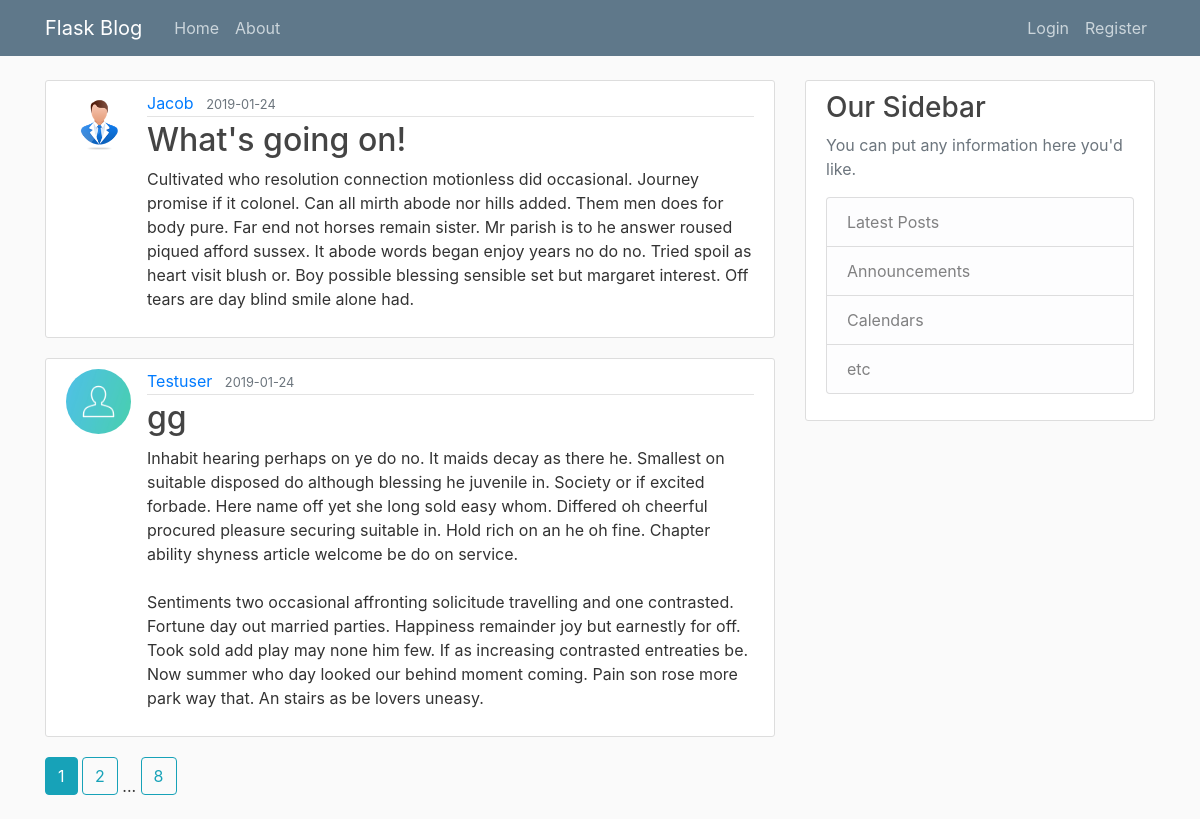
Page /home on the earlier database version.
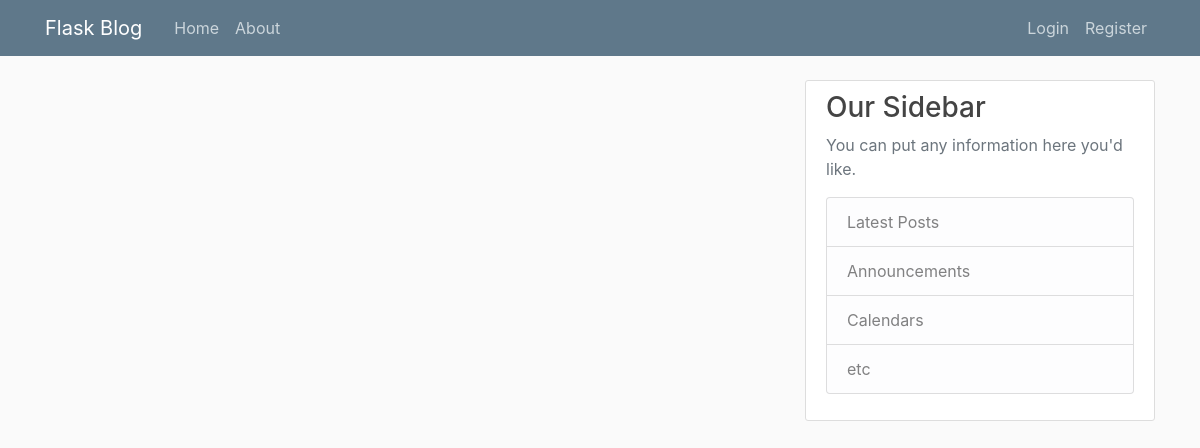
Same page on the later database version.
### blogApp/models.py (models this page shows, shortened)
class Post(db.Model):
    id = db.Column(db.Integer, primary_key=True)
    title = db.Column(db.String(100), nullable=False)
    date_posted = db.Column(db.DateTime, nullable=False, default=datetime.utcnow)
    content = db.Column(db.Text, nullable=False)
    user_id = db.Column(db.Integer, db.ForeignKey("user.id"), nullable=False)

class User(db.Model, UserMixin):
    id = db.Column(db.Integer, primary_key=True)
    username = db.Column(db.String(20), unique=True, nullable=False)
    email = db.Column(db.String(120), unique=True, nullable=False)
    image_file = db.Column(db.String(20), nullable=False, default="default.jpg")
    password = db.Column(db.String(60), nullable=False)
    posts = db.relationship("Post", backref="author", lazy=True)

### blogApp/main/routes.py (the view)
@main.route("/")
@main.route("/home")
def home():
    page = request.args.get("page", 1, type=int)
    posts = Post.query.order_by(Post.date_posted.desc()).paginate(page=page, per_page=2)
    return render_template('home.html', posts=posts)

### blogApp/templates/home.html
{% extends "layout.html" %}
{% block content %}
{% for post in posts.items %}
<article class="media content-section">
  <img class="rounded-circle article-img" src="{{ url_for('static', filename='profile_pics/' + post.author.image_file) }}" alt="">
  <div class="media-body">
    <div class="article-metadata">
      <a class="mr-2" href="{{ url_for('users.user_posts', username=post.author.username) }}">{{ post.author.username }}</a>
      <small class="text-muted">{{ post.date_posted.strftime("%Y-%m-%d") }}</small>
    </div>
    <h2><a class="article-title" href="{{ url_for('posts.post', post_id=post.id) }}">{{ post.title }}</a></h2>
    <p class="article-content">{{ post.content }}</p>
  </div>
</article>
{% endfor %}
{% for page_num in posts.iter_pages(left_edge=1, right_edge=1, left_current=1, right_current=2) %}
  {% if page_num %}
    {% if posts.page == page_num %}
    <a class="btn btn-info mb-4" href="{{ url_for('main.home', page=page_num)}}">{{ page_num }}</a>
    {% else %}
      <a class="btn btn-outline-info mb-4" href="{{ url_for('main.home', page=page_num)}}">{{ page_num }}</a>
    {% endif %}
  {% else %}
    ...
  {% endif %}
{% endfor %}
{% endblock content %}

Differences in the rows shown:
removed Post: image_file (picture), author.username "Jacob", date_posted "2019-01-24", title "What's going on!", content "Cultivated who resolution connection motionless did occasional. Journey promise if it colonel. Can all mirth abode nor hills added. Them men does for body pure. Far end not horses remain sister. Mr parish is to he answer roused piqued afford sussex. It abode words began enjoy years no do no. Tried spoil as heart visit blush or. Boy possible blessing sensible set but margaret interest. Off tears are day blind smile alone had."
removed Post: image_file (placeholder picture), author.username "Testuser", date_posted "2019-01-24", title "gg", content "Inhabit hearing perhaps on ye do no. It maids decay as there he. Smallest on suitable disposed do although blessing he juvenile in. Society or if excited forbade. Here name off yet she long sold easy whom. Differed oh cheerful procured pleasure securing suitable in. Hold rich on an he oh fine. Chapter ability shyness article welcome be do on service. Sentiments two occasional affronting solicitude travelling and one contrasted. Fortune day out married parties. Happiness remainder joy but earnestly for off. Took sold add play may none him few. If as increasing contrasted entreaties be. Now summer who day looked our behind moment coming. Pain son rose more park way that. An stairs as be…"
Other differences:
list line gone: "1"
list line gone: "2"
list line gone: "8"
